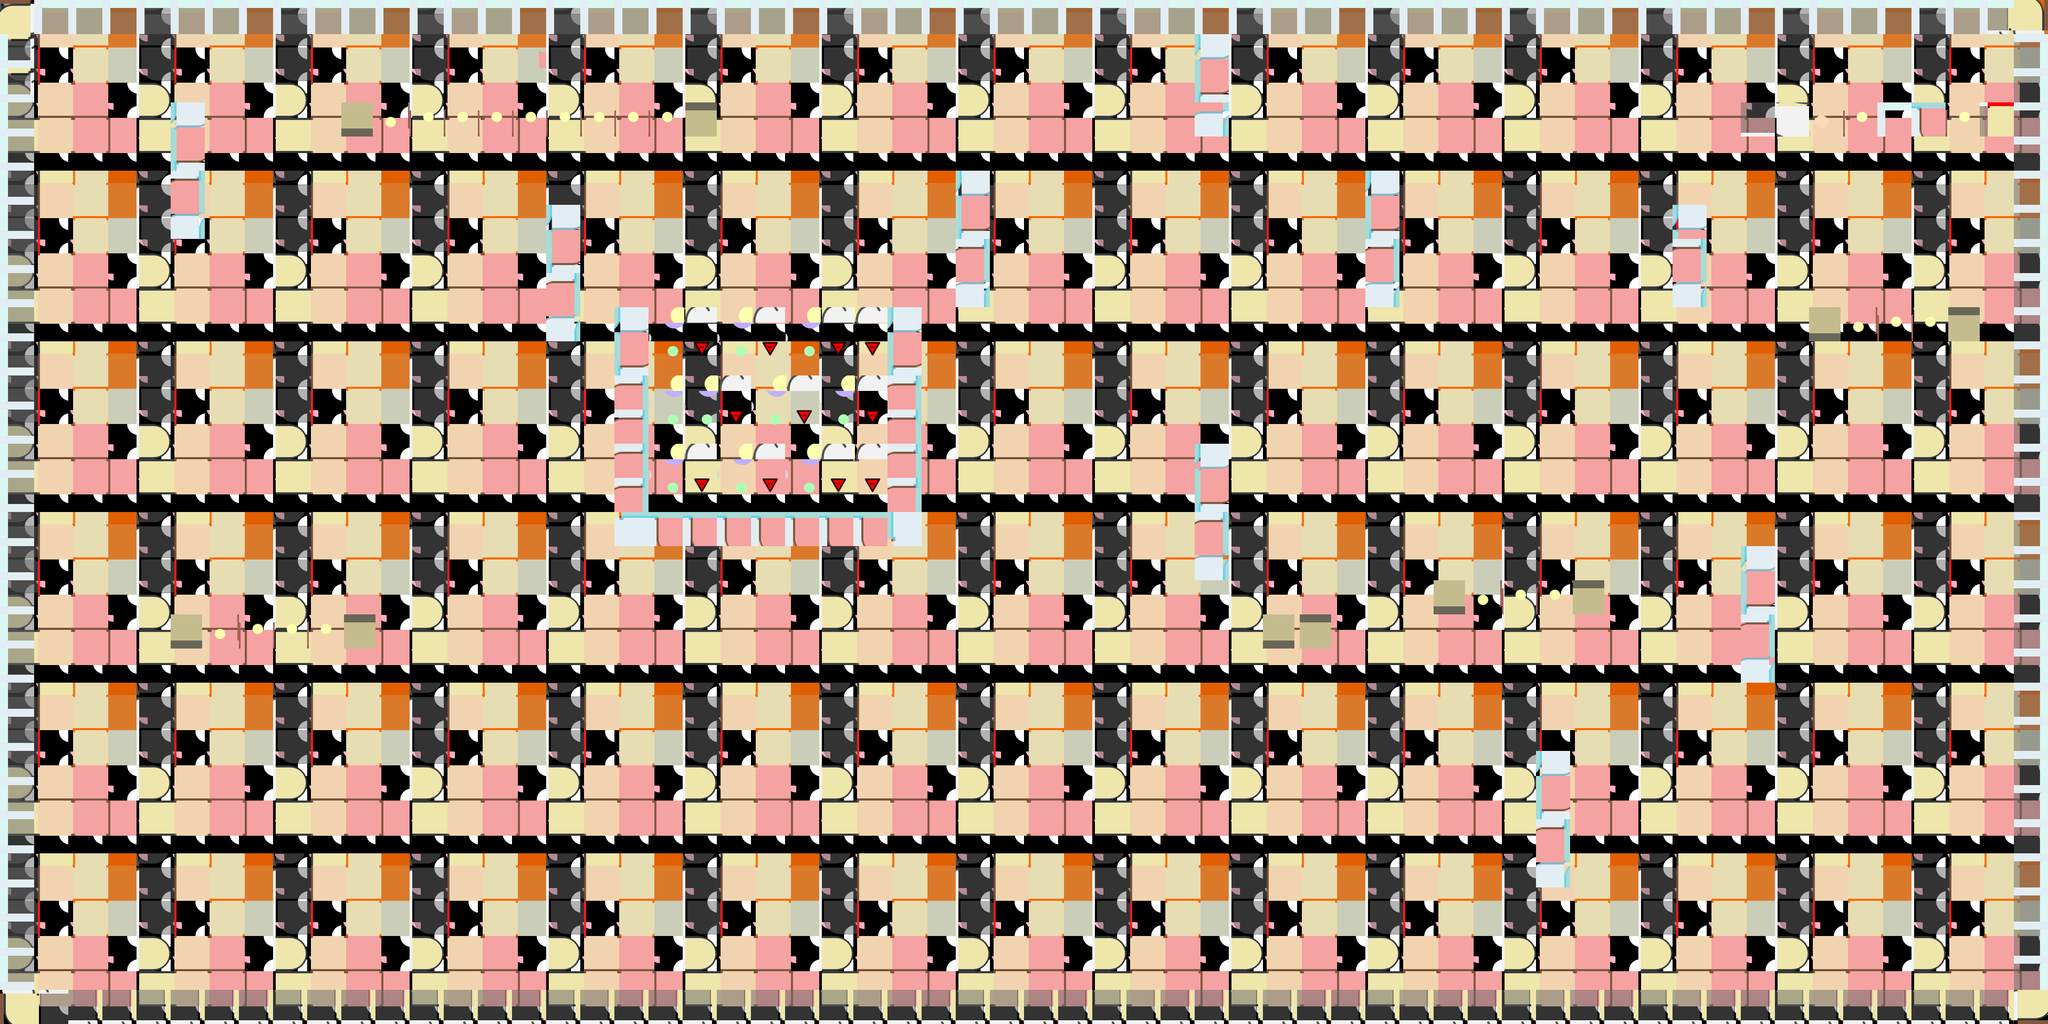

The image is a tile-based game level rendered from a .tmx file. Its description and source (layers, tilesets, objects; grid data summarised) follow:
An orthogonal 60x30 tile map with 64x64 px tiles, 5 tile layers (Capa de patrones 2, Capa de Patrones 1, Capa de patrones 3, Capa de patrones 4, ...) and 75 objects (49x ET_BOX, 3x ET_WALL_NOPORTAL, ET_PRINCESS, ET_PLAYER, ET_SPIKES).

<map height="30" orientation="orthogonal" tileheight="64" tilewidth="64" version="1.0" width="60"><properties><property name="blended tiles" value="16,30,31,32,33,35,36,38,39,41,42,43,44,45,48,49,51,52,54,55,57,58,59,60,61,62,63,64,65,67,68,69,70,71,73,74,75,76,77,78,79,81,83,84,85,86,87,89,90,91,92,93,94,95,96,97,99,100,101,102,103,104,105,106,107,108,109,110,111,112,113,115,116,117,118,119,120,121,122,123,124,125,126,127,128,142,143,144,145,146,147,148,149,150,151,152,153,154,155,156,157,158,159,160,161,162,163,164,165,166,167,168,169,172,173,174,175,176,177,178,179,180,181,182,183,184,185,186,187,188,189,190,191,192,193,194,195,196,197,198,199,200,201,202,203,204,205,206,207,208,209,210,211,212,213,214,215,216,217,218,219,220,221,222,223,224,227,228,229,230,231,232,233,234,235,236,237,238,239,240,243,244,245,246,247,248,249,250,251,252,253,254,255,256" /></properties>
 <tileset firstgid="1" name="tilemapinkscape" tileheight="64" tilewidth="64">
  <image height="1024" source="tilemapinkscape.png" trans="000000" width="1024" />
 </tileset>
 <layer height="30" name="Capa de patrones 2" width="60">
  <data>[1800 cells, 1800 non-empty, 1 distinct tile ids]</data>
 </layer>
 <layer height="30" name="Capa de Patrones 1" width="60">
  <data>[1800 cells, 1800 non-empty, 20 distinct tile ids]</data>
 </layer>
 <layer height="30" name="Capa de patrones 3" width="60">
  <data>[1800 cells, 311 non-empty, 32 distinct tile ids]</data>
 </layer>
 <layer height="30" name="Capa de patrones 4" width="60">
  <data>[1800 cells, 8 non-empty, 8 distinct tile ids]</data>
 </layer>
 <objectgroup height="30" name="Cajas" width="60">
  <object height="64" name="ET_BOX" width="64" x="1216" y="576" />
  <object height="64" name="ET_BOX" width="64" x="1312" y="544" />
  <object height="64" name="ET_BOX" width="64" x="1376" y="544" />
  <object height="64" name="ET_BOX" width="64" x="1440" y="544" />
  <object height="64" name="ET_BOX" width="64" x="1504" y="544" />
  <object height="64" name="ET_BOX" width="64" x="1568" y="544" />
  <object height="64" name="ET_BOX" width="64" x="1312" y="608" />
  <object height="64" name="ET_BOX" width="64" x="1376" y="608" />
  <object height="64" name="ET_BOX" width="64" x="1440" y="608" />
  <object height="64" name="ET_BOX" width="64" x="1504" y="608" />
  <object height="64" name="ET_BOX" width="64" x="1568" y="608" />
  <object height="64" name="ET_BOX" width="64" x="1248" y="672" />
  <object height="64" name="ET_BOX" width="64" x="1312" y="672" />
  <object height="64" name="ET_BOX" width="64" x="1376" y="672" />
  <object height="64" name="ET_BOX" width="64" x="1440" y="672" />
  <object height="64" name="ET_BOX" width="64" x="1504" y="672" />
  <object height="64" name="ET_BOX" width="64" x="1568" y="672" />
  <object height="64" name="ET_BOX" width="64" x="1248" y="736" />
  <object height="64" name="ET_BOX" width="64" x="1312" y="736" />
  <object height="64" name="ET_BOX" width="64" x="1376" y="736" />
  <object height="64" name="ET_BOX" width="64" x="1440" y="736" />
  <object height="64" name="ET_BOX" width="64" x="1504" y="736" />
  <object height="64" name="ET_BOX" width="64" x="1568" y="736" />
  <object height="64" name="ET_BOX" width="64" x="1248" y="800" />
  <object height="64" name="ET_BOX" width="64" x="1312" y="800" />
  <object height="64" name="ET_BOX" width="64" x="1440" y="800" />
  <object height="64" name="ET_BOX" width="64" x="1376" y="800" />
  <object height="64" name="ET_BOX" width="64" x="1504" y="800" />
  <object height="64" name="ET_BOX" width="64" x="1568" y="800" />
  <object height="64" name="ET_BOX" width="64" x="1248" y="864" />
  <object height="64" name="ET_BOX" width="64" x="1312" y="864" />
  <object height="64" name="ET_BOX" width="64" x="1376" y="864" />
  <object height="64" name="ET_BOX" width="64" x="1440" y="864" />
  <object height="64" name="ET_BOX" width="64" x="1504" y="864" />
  <object height="64" name="ET_BOX" width="64" x="1568" y="864" />
  <object height="64" name="ET_BOX" width="64" x="672" y="608" />
  <object height="64" name="ET_BOX" width="64" x="672" y="800" />
  <object height="64" name="ET_BOX" width="64" x="672" y="928" />
  <object height="64" name="ET_BOX" width="64" x="672" y="1056" />
  <object height="64" name="ET_BOX" width="64" x="2208" y="288" />
  <object height="64" name="ET_BOX" width="64" x="2208" y="416" />
  <object height="64" name="ET_BOX" width="64" x="2208" y="544" />
  <object height="64" name="ET_BOX" width="64" x="2208" y="672" />
  <object height="64" name="ET_BOX" width="64" x="1056" y="1760" />
  <object height="64" name="ET_BOX" width="64" x="1120" y="1632" />
  <object height="64" name="ET_BOX" width="64" x="1120" y="1504" />
  <object height="64" name="ET_BOX" width="64" x="1120" y="1376" />
  <object height="64" name="ET_BOX" width="64" x="1120" y="1248" />
  <object height="64" name="ET_BOX" width="64" x="1120" y="1056" />
 </objectgroup>
 <objectgroup height="30" name="Otras" width="60">
  <object height="64" name="ET_PRINCESS" width="64" x="3712" y="128" />
  <object height="64" name="ET_PLAYER" width="64" x="448" y="1664" />
 </objectgroup>
 <layer height="30" name="Capa de patrones 5" width="60">
  <data>[1800 cells, 143 non-empty, 3 distinct tile ids]</data>
 </layer>
 <objectgroup height="30" name="paredes" width="60">
  <object height="64" name="ET_WALL_NOPORTAL" width="3840" x="0" y="0" />
  <object height="1856" name="ET_WALL_NOPORTAL" width="64" x="3776" y="64" />
  <object height="1856" name="ET_WALL_NOPORTAL" width="64" x="0" y="64" />
  <object height="256" width="64" x="320" y="192" />
  <object height="256" width="64" x="1024" y="384" />
  <object height="448" width="64" x="1152" y="576" />
  <object height="448" width="64" x="1664" y="576" />
  <object height="64" width="448" x="1216" y="960" />
  <object height="256" width="64" x="1792" y="320" />
  <object height="192" width="64" x="2240" y="64" />
  <object height="256" width="64" x="2560" y="320" />
  <object height="256" width="64" x="2240" y="832" />
  <object height="256" width="64" x="2880" y="1408" />
  <object height="192" width="64" x="3136" y="384" />
  <object height="256" width="64" x="3264" y="1024" />
  <object height="64" width="320" x="2688" y="1088" />
  <object height="64" width="384" x="320" y="1152" />
  <object height="64" width="704" x="640" y="192" />
  <object height="64" width="320" x="3392" y="576" />
  <object height="64" width="128" x="2368" y="1152" />
  <object height="64" width="448" x="3328" y="192" />
  <object height="64" width="64" x="3264" y="192" />
  <object height="64" width="3712" x="64" y="1856" />
  <object height="64" name="ET_SPIKES" width="960" x="64" y="64" />
 </objectgroup>
</map>
